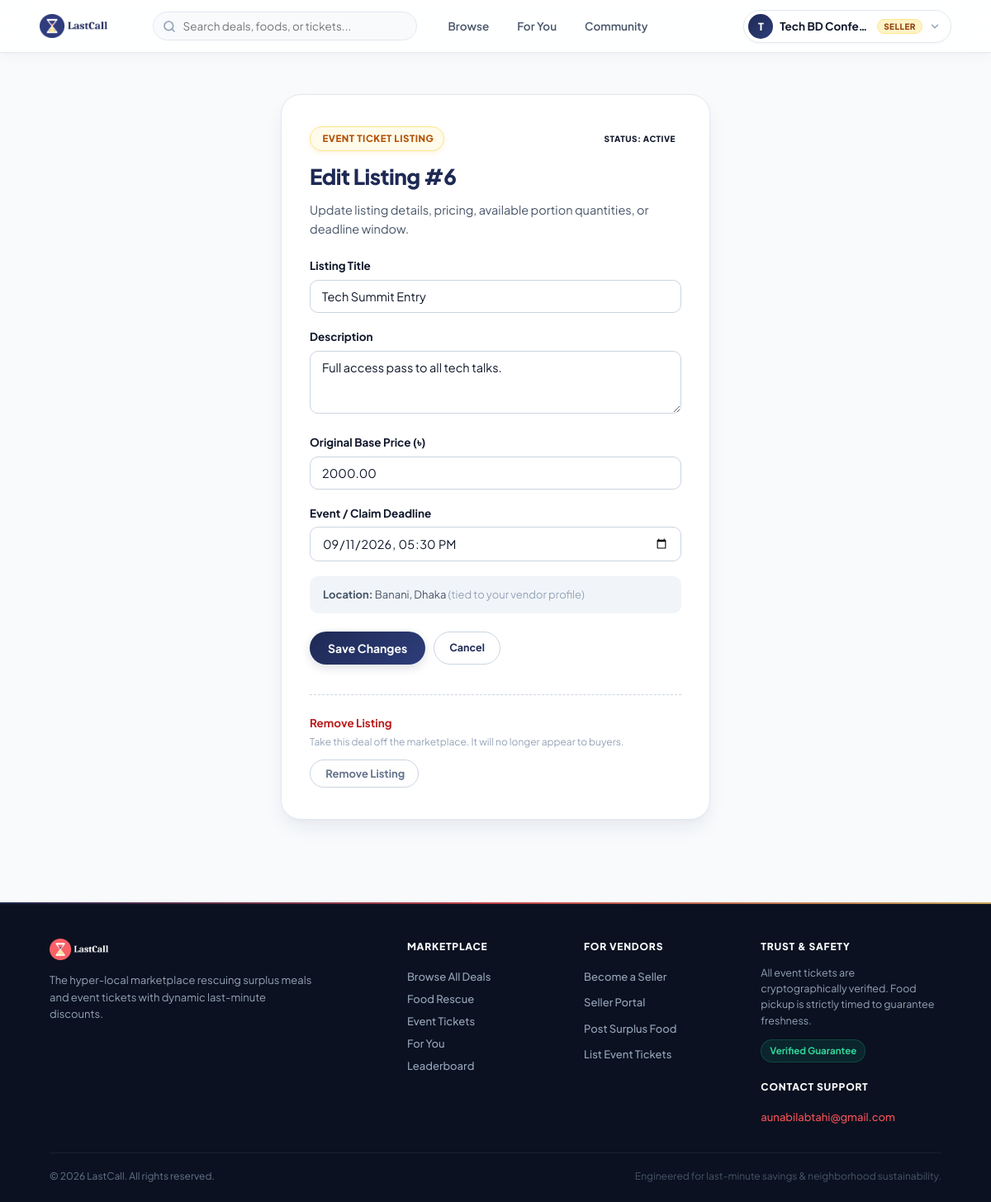
Page /seller/manage_listing.php?id=6 (signed in) on the committed database.
### tables this page shows
CREATE TABLE listings (
    listing_id INT UNSIGNED AUTO_INCREMENT PRIMARY KEY,
    seller_id INT UNSIGNED NOT NULL,
    location_id INT UNSIGNED NOT NULL,

    listing_type ENUM('food', 'ticket') NOT NULL,
    title VARCHAR(200) NOT NULL,
    description TEXT NULL,
    image_url VARCHAR(255) NULL,

    original_price DECIMAL(10,2) NOT NULL,
    pickup_or_event_deadline DATETIME NOT NULL,

    listing_status ENUM(
        'draft',
        'active',
        'sold_out',
        'expired',
        'removed'
    ) NOT NULL DEFAULT 'draft',

    created_at TIMESTAMP DEFAULT CURRENT_TIMESTAMP,
    updated_at TIMESTAMP DEFAULT CURRENT_TIMESTAMP ON UPDATE CURRENT_TIMESTAMP,

    CONSTRAINT fk_listing_seller
        FOREIGN KEY (seller_id) REFERENCES users(user_id)
        ON DELETE RESTRICT,

    CONSTRAINT fk_listing_location
        FOREIGN KEY (location_id) REFERENCES locations(location_id)
        ON DELETE RESTRICT,

    INDEX idx_listing_search (
        listing_type,
        listing_status,
        pickup_or_event_deadline
    ),

    INDEX idx_listing_seller (seller_id)
);

CREATE TABLE locations (
    location_id INT UNSIGNED AUTO_INCREMENT PRIMARY KEY,
    city VARCHAR(100) NOT NULL,
    area VARCHAR(100) NOT NULL,
    address_line VARCHAR(255) NULL,
    created_at TIMESTAMP DEFAULT CURRENT_TIMESTAMP,

    INDEX idx_location_city_area (city, area)
);

### seller/manage_listing.php (the view, shortened to what this page needs)
<?php
require_once __DIR__ . "/../config/database.php";
$sellerId = (int) $_SESSION["user_id"];
$listingId = filter_input(
    $_SERVER["REQUEST_METHOD"] === "POST" ? INPUT_POST : INPUT_GET,
    $_SERVER["REQUEST_METHOD"] === "POST" ? "listing_id" : "id",
    FILTER_VALIDATE_INT
);
$fetchStmt = $pdo->prepare("
    SELECT
        l.listing_id,
        l.seller_id,
        l.listing_type,
        l.title,
        l.description,
        l.original_price,
        l.pickup_or_event_deadline,
        l.listing_status,
        loc.city,
        loc.area,
        f.food_category,
        f.quantity_available,
        f.pickup_start_at
    FROM listings l
    JOIN locations loc ON loc.location_id = l.location_id
    LEFT JOIN food_listing_details f ON f.listing_id = l.listing_id
    WHERE l.listing_id = ?
      AND l.seller_id = ?
      AND l.listing_status IN ('draft', 'active', 'expired')
    LIMIT 1
");
$fetchStmt->execute([$listingId, $sellerId]);
$listing = $fetchStmt->fetch(PDO::FETCH_ASSOC);
$isFood = $listing["listing_type"] === "food";
if (!function_exists("e")) {
    function e(string $value): string {
        return htmlspecialchars($value, ENT_QUOTES, "UTF-8");
    }
}
require_once __DIR__ . "/../includes/header.php";
$valTitle = $_POST["title"] ?? $listing["title"];
$valDescription = $_POST["description"] ?? $listing["description"];
$valPrice = $_POST["original_price"] ?? $listing["original_price"];
$valDeadline = $_POST["deadline"] ?? (!empty($listing["pickup_or_event_deadline"]) ? date("Y-m-d\TH:i", strtotime($listing["pickup_or_event_deadline"])) : "");
?>
<main class="auth-page" style="margin-bottom: 50px;">
    <section class="form-card" style="max-width: 680px;">
        <div style="display: flex; justify-content: space-between; align-items: center; margin-bottom: 8px;">
            <span class="badge <?= $isFood ? "" : "ticket" ?>" style="margin-bottom: 0;">
                <?= $isFood ? "️ Food Rescue Listing" : "️ Event Ticket Listing" ?>
            </span>
            <span class="user-badge <?= e($listing["listing_status"]) ?>">
                Status: <?= e(ucfirst($listing["listing_status"])) ?>
            </span>
        </div>
        <h1 style="margin-top: 10px;">Edit Listing #<?= (int) $listing["listing_id"] ?></h1>
        <p class="form-intro">Update listing details, pricing, available portion quantities, or deadline window.</p>
        <form method="POST" action="manage_listing.php">
            <div class="form-group">
                <label for="title">Listing Title</label>
                <input type="text" id="title" name="title" value="<?= e($valTitle) ?>" required maxlength="200">
            </div>
            <div class="form-group">
                <label for="description">Description</label>
                <textarea id="description" name="description" rows="3" placeholder="Describe the food items or ticket details..."><?= e($valDescription) ?></textarea>
            </div>
            <div class="form-row">
                <div class="form-group">
                    <label for="original_price">Original Base Price (৳)</label>
                    <input type="number" id="original_price" name="original_price" min="0.01" step="0.01" value="<?= e((string) $valPrice) ?>" required>
                </div>
                <div class="form-group">
                    <label for="deadline"><?= $isFood ? "Pickup Deadline" : "Event / Claim Deadline" ?></label>
                    <input type="datetime-local" id="deadline" name="deadline" value="<?= e($valDeadline) ?>" required>
                </div>
            </div>
            <div style="background: var(--surface-muted); padding: 12px 16px; border-radius: var(--radius-md); margin-bottom: 22px; font-size: 13px; color: var(--text-secondary);">
                <strong>Location:</strong> <?= e($listing["area"]) ?>, <?= e($listing["city"]) ?>
                <span style="color: var(--text-muted);">(tied to your vendor profile)</span>
            </div>
            <div style="display: flex; gap: 12px; align-items: center; justify-content: space-between; flex-wrap: wrap;">
                <div style="display: flex; gap: 10px;">
                    <button type="submit" class="dashboard-button" style="padding: 10px 22px; font-size: 14px; cursor: pointer; border: none;">
                        Save Changes
                    </button>
                    <a href="dashboard.php" class="btn-demo-action studio-btn" style="padding: 10px 18px; line-height: 1.4;">
                        Cancel
                    </a>
                </div>
            </div>
        </form>
        <div style="margin-top: 36px; padding-top: 20px; border-top: 1px dashed var(--border-medium); display: flex; justify-content: space-between; align-items: center; flex-wrap: wrap; gap: 12px;">
            <div>
                <strong style="color: #b91c1c; font-size: 13.5px;">Remove Listing</strong>
                <p style="font-size: 12px; color: var(--text-muted); margin-top: 2px;">
                    Take this deal off the marketplace. It will no longer appear to buyers.
                </p>
            </div>
            <form method="POST" action="manage_listing.php" onsubmit="return confirm('Are you sure you want to permanently remove this listing from the marketplace?');" style="margin: 0;">
                <button type="submit" class="btn-demo-action clear-btn" style="padding: 8px 16px; font-size: 13px;">
                    ️ Remove Listing
                </button>
            </form>
        </div>
    </section>
</main>
<?php require_once __DIR__ . "/../includes/footer.php"; ?>

### rows in the picture
listings: listing_status "ACTIVE", listing_id "6", title "Tech Summit Entry", description "Full access pass to all tech talks.", original_price "2000.00", deadline "09/11/2026 17:30", location.area "Banani", location.city "Dhaka"

### other values in the picture
mb_strtoupper(mb_substr($_userName, 0, 1)) "T"
$_userName "Tech BD Confe…"
$_role "SELLER"
